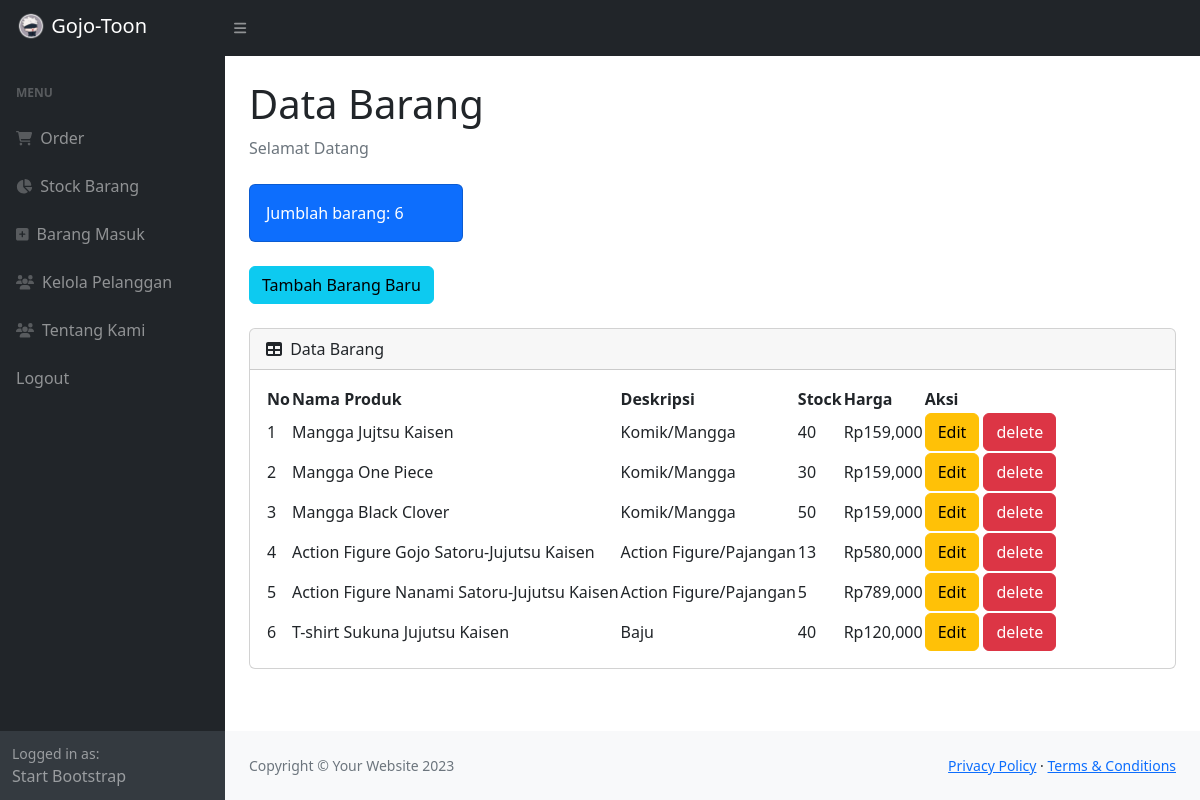
The app's page /stock.php (signed in) with its own data.
### tables this page shows
CREATE TABLE `produk` (
  `idproduk` int(11) NOT NULL,
  `namaproduk` varchar(50) NOT NULL,
  `deskripsi` varchar(30) NOT NULL,
  `harga` int(11) NOT NULL,
  `stock` int(11) NOT NULL
);

### stock.php (the view, shortened to what this page needs)
<?php
require 'ceklogin.php';
$h1 = mysqli_query($c, "select * from produk");
$h2 = mysqli_num_rows($h1);
?>
<!DOCTYPE html>
<html lang="en">
    <head>
        <link href="https://cdn.jsdelivr.net/npm/simple-datatables@7.1.2/dist/style.min.css" rel="stylesheet" />
        <link href="css/styles.css" rel="stylesheet" />
    </head>
    <body class="sb-nav-fixed">
        <nav class="sb-topnav navbar navbar-expand navbar-dark bg-dark">
            <a class="navbar-brand ps-3" href="index.php">
                <img src="./img/Gojo.png" width="30" height="30" class="mb-1" alt="">
                Gojo-Toon
            </a>
            <button class="btn btn-link btn-sm order-1 order-lg-0 me-4 me-lg-0" id="sidebarToggle" href="#!"><i class="fas fa-bars"></i></button>
        </nav>
        <div id="layoutSidenav">
            <div id="layoutSidenav_nav">
                <nav class="sb-sidenav accordion sb-sidenav-dark" id="sidenavAccordion">
                    <div class="sb-sidenav-menu">
                        <div class="nav">
                            <div class="sb-sidenav-menu-heading">MENU</div>
                            <a class="nav-link" href="index.php">
                                <div class="sb-nav-link-icon"><i class="fa fa-shopping-cart"></i></div>
                                Order
                            </a>
                            <a class="nav-link" href="stock.php">
                                <div class="sb-nav-link-icon"><i class="fa fa-pie-chart"></i></div>
                                Stock Barang
                            </a>
                            <a class="nav-link" href="masuk.php">
                                <div class="sb-nav-link-icon"><i class="fa fa-plus-square"></i></div>
                                Barang Masuk
                            </a>
                            <a class="nav-link" href="pelanggan.php">
                                <div class="sb-nav-link-icon"><i class="fa fa-users"></i></div>
                                Kelola Pelanggan
                            </a>
                            <a class="nav-link" href="about.php">
                                <div class="sb-nav-link-icon"><i class="fa fa-users"></i></div>
                                Tentang Kami
                            </a>
                            <a class="nav-link" href="logout.php">
                                Logout
                            </a>
                        </div>
                    </div>
                    <div class="sb-sidenav-footer">
                        <div class="small">Logged in as:</div>
                        Start Bootstrap
                    </div>
                </nav>
            </div>
            <div id="layoutSidenav_content">
                <main>
                    <div class="container-fluid px-4">
                        <h1 class="mt-4">Data Barang</h1>
                        <ol class="breadcrumb mb-4">
                            <li class="breadcrumb-item active">Selamat Datang</li>
                        </ol>
                        <div class="row">
                            <div class="col-xl-3 col-md-6">
                                <div class="card bg-primary text-white mb-4">
                                    <div class="card-body">Jumblah barang: <?=$h2;?></div>
                                </div>
                            </div>
                        </div>
                        <button type="button" class="btn btn-info mb-4" data-bs-toggle="modal" data-bs-target="#myModal">
                            Tambah Barang Baru
                        </button>
                        <div class="card mb-4">
                            <div class="card-header">
                                <i class="fas fa-table me-1"></i>
                                Data Barang
                            </div>
                            <div class="card-body">
                                <table id="datatablesSimple">
                                    <thead>
                                        <tr>
                                            <th>No</th>
                                            <th>Nama Produk</th>
                                            <th>Deskripsi</th>
                                            <th>Stock</th>
                                            <th>Harga</th>
                                            <th>Aksi</th>
                                        </tr>
                                    </thead>
                                    <tbody>
                                    <?php
                                    $get = mysqli_query($c,"select * from produk");
                                    $i = 1;
                                    while($p=mysqli_fetch_array($get)){
                                        $namaproduk = $p['namaproduk'];
                                        $deskripsi = $p['deskripsi'];
                                        $harga = $p['harga'];
                                        $stock = $p['stock'];
                                        $idproduk = $p['idproduk'];
                                    ?>
                                        <tr>
                                            <td><?=$i++;?></td>
                                            <td><?=$namaproduk;?></td>
                                            <td><?=$deskripsi;?></td>
                                            <td><?=$stock;?></td>
                                            <td>Rp<?=number_format($harga);?></td>
                                            <td>
                                                <button type="button" class="btn btn-warning" data-bs-toggle="modal" data-bs-target="#edit<?=$idproduk;?>">
                                                    Edit
                                                </button>
                                                <button type="button" class="btn btn-danger" data-bs-toggle="modal" data-bs-target="#delete<?=$idproduk;?>">
                                                    delete
                                                </button>
                                            </td>
                                        </tr>
                                    <?php
                                    };
                                    ?>
                                    </tbody>
                                </table>
                            </div>
                        </div>
                    </div>
                </main>
                <footer class="py-4 bg-light mt-auto">
                    <div class="container-fluid px-4">
                        <div class="d-flex align-items-center justify-content-between small">
                            <div class="text-muted">Copyright &copy; Your Website 2023</div>
                            <div>
                                <a href="#">Privacy Policy</a>
                                &middot;
                                <a href="#">Terms &amp; Conditions</a>
                            </div>
                        </div>
                    </div>
                </footer>
            </div>
        </div>
    </body>
</html>

### records on screen
produk: namaproduk "Mangga Jujtsu Kaisen", deskripsi "Komik/Mangga", stock "40", harga "159,000"
produk: namaproduk "Mangga One Piece", deskripsi "Komik/Mangga", stock "30", harga "159,000"
produk: namaproduk "Mangga Black Clover", deskripsi "Komik/Mangga", stock "50", harga "159,000"
produk: namaproduk "Action Figure Gojo Satoru-Jujutsu Kaisen", deskripsi "Action Figure/Pajangan", stock "13", harga "580,000"
produk: namaproduk "Action Figure Nanami Satoru-Jujutsu Kaisen", deskripsi "Action Figure/Pajangan", stock "5", harga "789,000"
produk: namaproduk "T-shirt Sukuna Jujutsu Kaisen", deskripsi "Baju", stock "40", harga "120,000"

### other values on screen
$h2 "6"
